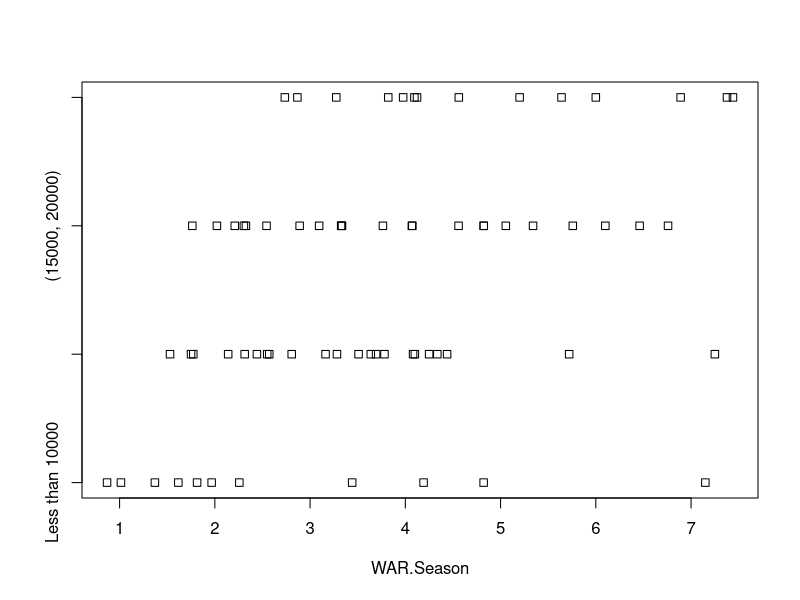
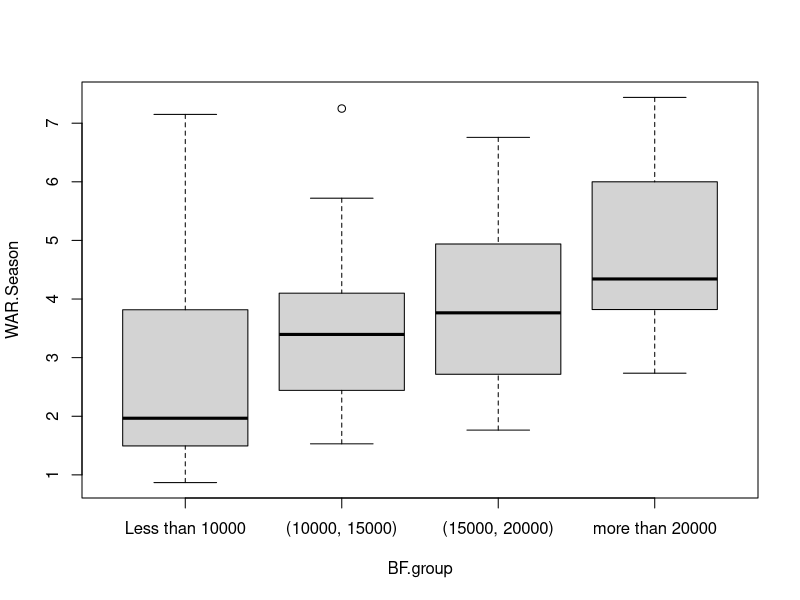

Generate these figures, in order, with R:
hofpitching <- read.csv('./data/hofpitching.csv')

hofpitching$BF.group <- with(hofpitching, cut(BF, c(0, 10000, 15000, 20000, 30000), labels = c('Less than 10000', '(10000, 15000)', '(15000, 20000)', 'more than 20000')))
hofpitching$WAR.Season <- with(hofpitching, WAR / Yrs)

png(filename="./chapter-3/output/exercise-3a.png")
stripchart(WAR.Season ~ BF.group, data = hofpitching)
dev.off()

png(filename="./chapter-3/output/exercise-3b.png")
boxplot(WAR.Season ~ BF.group, data = hofpitching)
dev.off()